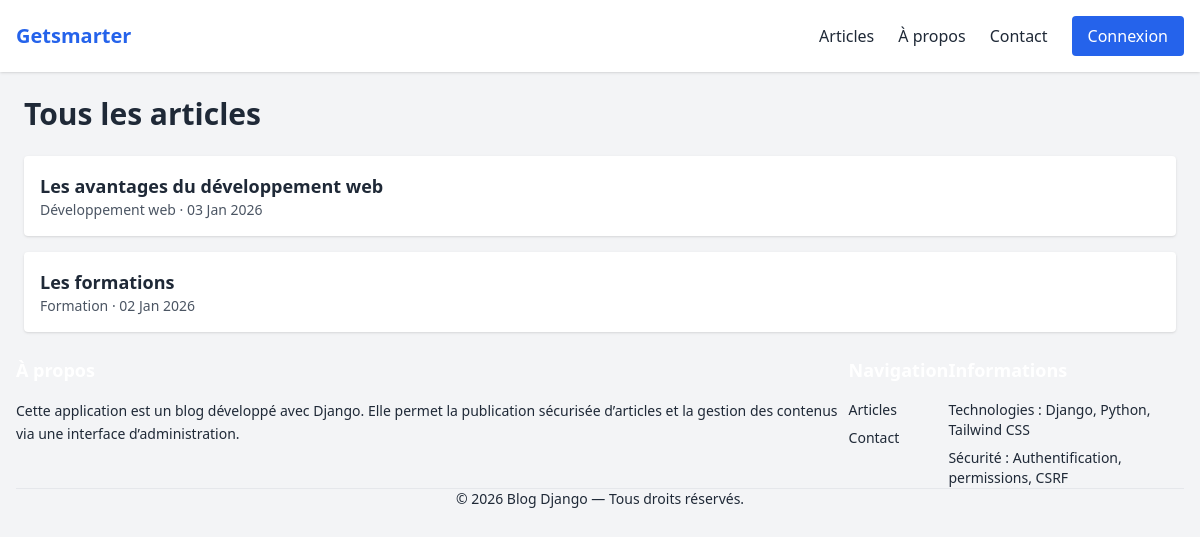
/articles/, run on an earlier commit of the app's database.
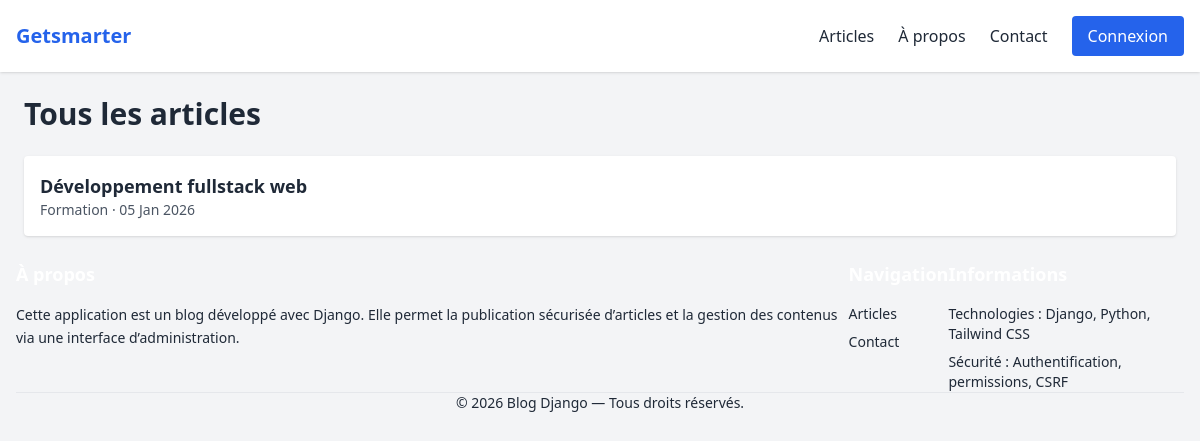
And on a later commit of the database.
### blogapp/models.py (models this page shows, shortened)
class Article(models.Model):
    STATUS_CHOICES = [
        ('draft', 'Brouillon'),
        ('published', 'Publié'),
    ]
    id = models.IntegerField(primary_key=True, auto_created=True, unique=True)
    title = models.CharField(max_length=100)
    image = models.ImageField(upload_to='articles/images/', null=True, blank=True)
    slug = models.SlugField(max_length=200, unique=True, blank=True)
    content = models.TextField()
    author = models.ForeignKey(User, on_delete=models.CASCADE, related_name='articles')
    category = models.ForeignKey(Category, on_delete=models.SET_NULL, null=True, related_name='articles')
    status = models.CharField(max_length=10, choices=STATUS_CHOICES, default='draft')
    created_at = models.DateTimeField(auto_now_add=True)
    updated_at = models.DateTimeField(auto_now=True)
    published_at = models.DateTimeField(null=True, blank=True)
    class Meta:
        verbose_name = "Article"
        verbose_name_plural = "Articles"
        ordering = ['-created_at']
        permissions = [
            ("can_publish", "Peut publier des articles"),
        ]

class Category(models.Model):
    name = models.CharField(max_length=100, unique=True)
    slug = models.SlugField(max_length=100, unique=True, blank=True)
    created_at = models.DateTimeField(auto_now_add=True)
    updated_at = models.DateTimeField(auto_now=True)
    class Meta:
        verbose_name = "Category"
        verbose_name_plural = "Categories"
        ordering = ['name']
    def __str__(self):
        return self.name

### blogapp/views.py (the view)
# urls.py: path('articles/', views.article_list, name='article_list'),
def article_list(request):
    articles = Article.objects.filter(
        status='published',
        published_at__lte=timezone.now()
    )
    return render(request, 'blogapp/article_list.html', {'articles': articles})

### blogapp/templates/blogapp/article_list.html
{% extends 'base.html' %}
{% block content %}
<h1 class="text-2xl md:text-3xl font-bold mb-6">Tous les articles</h1>
<div class="space-y-4">
    {% for article in articles %}
        <div class="bg-white p-4 rounded shadow">
            <h3 class="text-lg font-semibold">
                <a href="{% url 'article_detail' article.slug %}" class="hover:text-blue-600">
                    {{ article.title }}
                </a>
            </h3>
            <p class="text-sm text-gray-600">
                {{ article.category }} · {{ article.published_at|date:"d M Y" }}
            </p>
        </div>
    {% endfor %}
</div>
{% endblock %}

### Blog_Getsmarter/templates/base.html (shortened to what this page needs)
{% load static tailwind_tags %}
<!DOCTYPE html>
<html lang="fr">
<head>
    {% tailwind_css %}
</head>
<body class="bg-gray-100 text-gray-800">
<header class="bg-white shadow">
<div class="max-w-7xl mx-auto px-4 py-4 flex justify-between items-center">
    <a href="{% url 'home' %}" class="text-xl font-bold text-blue-600">
        Getsmarter
    </a>
    <div class="hidden md:flex space-x-6 items-center">
        <a href="{% url 'article_list' %}" class="hover:text-blue-600">Articles</a>
        <a href="{% url 'about' %}" class="hover:text-blue-600">À propos</a>
        <a href="{% url 'contact' %}" class="hover:text-blue-600">Contact</a>
        {% if user.is_authenticated %}
            {% if perms.blog.add_article %}
                <a href="{% url 'article_form' %}"
                   class="bg-blue-600 text-white px-4 py-2 rounded hover:bg-blue-700">
                    Nouvel article
                </a>
            {% endif %}
            <span class="text-sm text-gray-600">{{ user.username }}</span>
            <a href="#" class="text-red-600 hover:underline">
                Déconnexion
            </a>
        {% else %}
            <a href="#"
               class="bg-blue-600 text-white px-4 py-2 rounded hover:bg-blue-700">
                Connexion
            </a>
        {% endif %}
    </div>
</div>
</header>
<main class="max-w-7xl mx-auto p-4 md:p-6">
{% block content %}{% endblock %}
</main>
<footer class="bg-blue-900 text-gray-300 mt-16">
    <div class="max-w-7xl mx-auto px-4 py-10 ">
        <div class="flex md:grid-cols-3 gap-8">
            <div class="w-[30%] md:w-auto">
                <h3 class="text-lg font-semibold text-white mb-4">
                </h3>
                <p class="text-sm leading-relaxed">
                    Cette application est un blog développé avec Django.
                    Elle permet la publication sécurisée d’articles et la
                    gestion des contenus via une interface d’administration.
                </p>
            </div>
            <div>
                <h3 class="text-lg font-semibold text-white mb-4">
                </h3>
                <ul class="space-y-2 text-sm">
                    <li>
                        <a href="{% url 'article_list' %}" class="hover:text-white">
                            Articles
                        </a>
                    </li>
                    <li>
                        <a href="{% url 'contact' %}" class="hover:text-white">
                            Contact
                        </a>
                    </li>
                </ul>
            </div>
            <div>
                <h3 class="text-lg font-semibold text-white mb-4">
                </h3>
                <ul class="space-y-2 text-sm">
                    <li>
                        <span class="text-gray-400">Technologies :</span>
                        Django, Python, Tailwind CSS
                    </li>
                    <li>
                        <span class="text-gray-400">Sécurité :</span>
                        Authentification, permissions, CSRF
                    </li>
                </ul>
            </div>
        </div>
        <div class="border-t border-gray-700 mt-8 pt-6 text-center text-sm">
            <p>
                © {% now "Y" %} Blog Django — Tous droits réservés.
            </p>
        </div>
    </div>
</footer>
</body>
</html>

What changed in the data, as far as the page shows it:
removed Article: title "Les avantages du développement web", category "Développement web", published_at "03 Jan 2026"
removed Article: title "Les formations", category "Formation", published_at "02 Jan 2026"
added Article: title "Développement fullstack web", category "Formation", published_at "05 Jan 2026"
